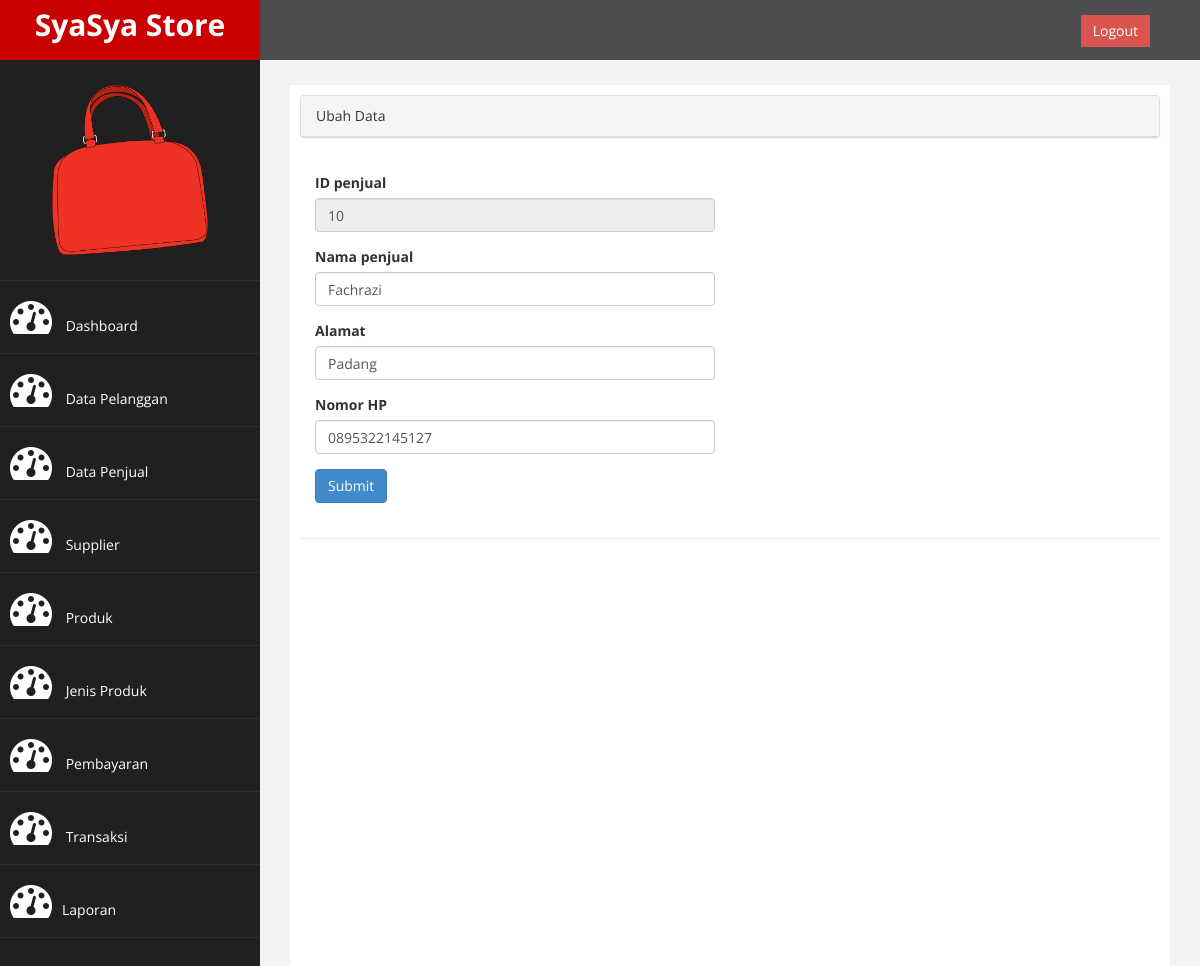
The app's page /?page=penjual&aksi=ubah&id_penjual=10 with its own data.
### tables this page shows
CREATE TABLE `penjual` (
  `id_penjual` varchar(20) NOT NULL,
  `nama_penjual` varchar(100) NOT NULL,
  `alamat` varchar(50) NOT NULL,
  `nomor_telepon` varchar(20) NOT NULL
);

### page/penjual/ubah.php (the view, shortened to what this page needs)
<?php
    $id_penjual  = $_GET['id_penjual'];
    $sql = $koneksi->query("SELECT * FROM penjual WHERE id_penjual= '$id_penjual'");
    $tampil = $sql->fetch_assoc();
 ?>
<div class="panel panel-default">
    <div class="panel-heading">
        Ubah Data
    </div>
</div>
    <div class="panel-body">
        <div class="row">
            <div class="col-md-6">
                 <form method="POST"  name="formPendaftaran"  onsubmit="return validateForm()">
                    <div class="form-group">
                        <label>ID penjual</label>
                        <input class="form-control" name="id_penjual" value="<?php echo $tampil['id_penjual']; ?>" readonly />
                    </div>
                    <div class="form-group">
                        <label>Nama penjual</label>
                        <input class="form-control" name="nama_penjual" value="<?php echo $tampil['nama_penjual']; ?>"  required maxlength="40" minlength="3" />
                    </div>
                    <div class="form-group">
                        <label>Alamat</label>
                        <input class="form-control" name="alamat" value="<?php echo $tampil['alamat']; ?>" />
                    </div>
                    <div class="form-group">
                        <label>Nomor HP</label>
                        <input class="form-control" name="nomor_telepon" value="<?php echo $tampil['nomor_telepon']; ?>" />
                    </div>
                    <div>
                        <input type="submit" name="simpan" class="btn btn-primary">
                    </div>
            </form>
        </div>
    </div>
</div>

### assets/css/custom.css (style rules this page uses)
body { font-family: 'Open Sans', sans-serif; }

### records on screen
penjual: id_penjual "10", nama_penjual "Fachrazi", alamat "Padang", nomor_telepon "0895322145127"
